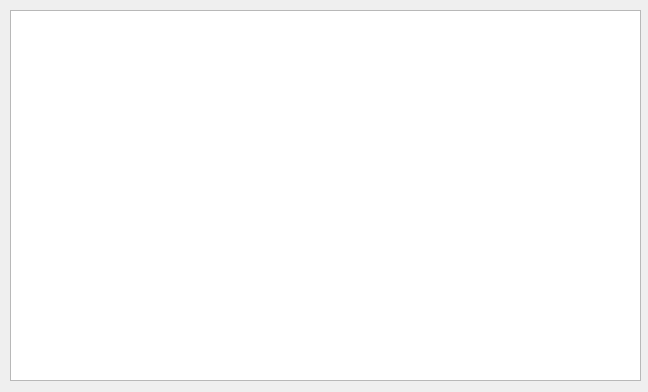
<?xml version="1.0" encoding="UTF-8"?>
<ui version="4.0">
 <class>bookingwindow</class>
 <widget class="QDialog" name="bookingwindow">
  <property name="geometry">
   <rect>
    <x>0</x>
    <y>0</y>
    <width>648</width>
    <height>392</height>
   </rect>
  </property>
  <property name="windowTitle">
   <string>Book</string>
  </property>
  <widget class="QTableView" name="tableView">
   <property name="geometry">
    <rect>
     <x>10</x>
     <y>10</y>
     <width>631</width>
     <height>371</height>
    </rect>
   </property>
  </widget>
 </widget>
 <resources/>
 <connections/>
</ui>
